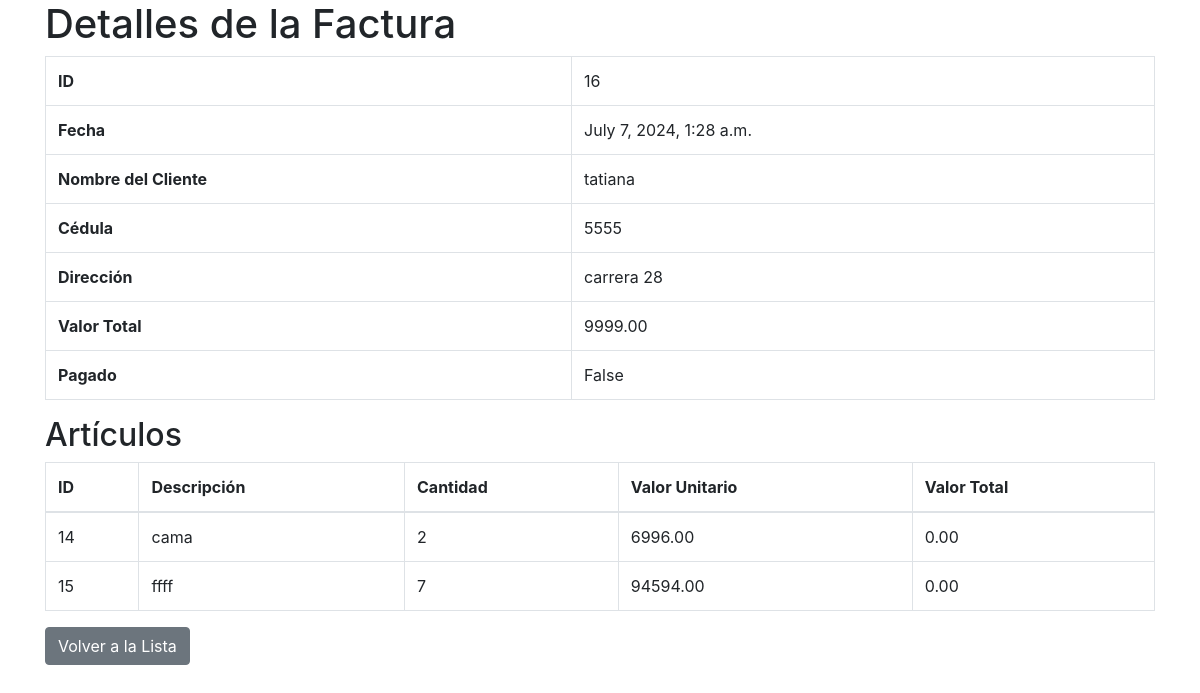
The page /factura/16/ on the database its author committed.
### facturacion/models.py (models this page shows, shortened)
class Factura(models.Model):
    nombre_cliente = models.CharField(max_length=100)
    cedula = models.CharField(max_length=20)
    direccion = models.CharField(max_length=30)
    fecha = models.DateTimeField(auto_now_add=True)
    valor_total = models.DecimalField(max_digits=10, decimal_places=2, default=0)
    pagado = models.BooleanField(default=False)

class Articulo(models.Model):
    factura = models.ForeignKey(Factura, related_name='articulos', on_delete=models.CASCADE)
    descripcion = models.CharField(max_length=200)
    cantidad = models.IntegerField()
    valor = models.DecimalField(max_digits=10, decimal_places=2)
    valor_total = models.DecimalField(max_digits=10, decimal_places=2, default=0)

### facturacion/views.py (the view)
# urls.py: path('factura/<int:id>/',ver_factura, name='ver_factura'),
def ver_factura(request, id):
    factura = get_object_or_404(Factura, id=id)
    articulos = Articulo.objects.filter(factura=factura)
    return render(request, 'facturacion/ver_factura.html', {'factura': factura, 'articulos': articulos})

### facturacion/templates/facturacion/ver_factura.html (shortened to what this page needs)
<!DOCTYPE html>
<html>
<head>
    <link href="https://stackpath.bootstrapcdn.com/bootstrap/4.3.1/css/bootstrap.min.css" rel="stylesheet">
</head>
<body>
    <div class="container">
        <h1>Detalles de la Factura</h1>
        <table class="table table-bordered">
            <tr>
                <th>ID</th>
                <td>{{ factura.id }}</td>
            </tr>
            <tr>
                <th>Fecha</th>
                <td>{{ factura.fecha }}</td>
            </tr>
            <tr>
                <th>Nombre del Cliente</th>
                <td>{{ factura.nombre_cliente }}</td>
            </tr>
            <tr>
                <th>Cédula</th>
                <td>{{ factura.cedula }}</td>
            </tr>
            <tr>
                <th>Dirección</th>
                <td>{{ factura.direccion }}</td>
            </tr>
            <tr>
                <th>Valor Total</th>
                <td>{{ factura.valor_total }}</td>
            </tr>
            <tr>
                <th>Pagado</th>
                <td>{{ factura.pagado }}</td>
            </tr>
        </table>
        <h2>Artículos</h2>
        <table class="table table-bordered">
            <thead>
                <tr>
                    <th>ID</th>
                    <th>Descripción</th>
                    <th>Cantidad</th>
                    <th>Valor Unitario</th>
                    <th>Valor Total</th>
                </tr>
            </thead>
            <tbody>
                {% for articulo in articulos %}
                    <tr>
                        <td>{{ articulo.id }}</td>
                        <td>{{ articulo.descripcion }}</td>
                        <td>{{ articulo.cantidad }}</td>
                        <td>{{ articulo.valor }}</td>
                        <td>{{ articulo.valor_total }}</td>
                    </tr>
                {% endfor %}
            </tbody>
        </table>
        <a href="{% url 'lista_facturas' %}" class="btn btn-secondary">Volver a la Lista</a>
    </div>
</body>
</html>

### rows shown on the page
Factura: id "16", fecha "July 7, 2024, 1:28 a.m.", nombre_cliente "tatiana", cedula "5555", direccion "carrera 28", valor_total "9999.00", pagado "False"
Articulo: id "14", descripcion "cama", cantidad "2", valor "6996.00", valor_total "0.00"
Articulo: id "15", descripcion "ffff", cantidad "7", valor "94594.00", valor_total "0.00"
